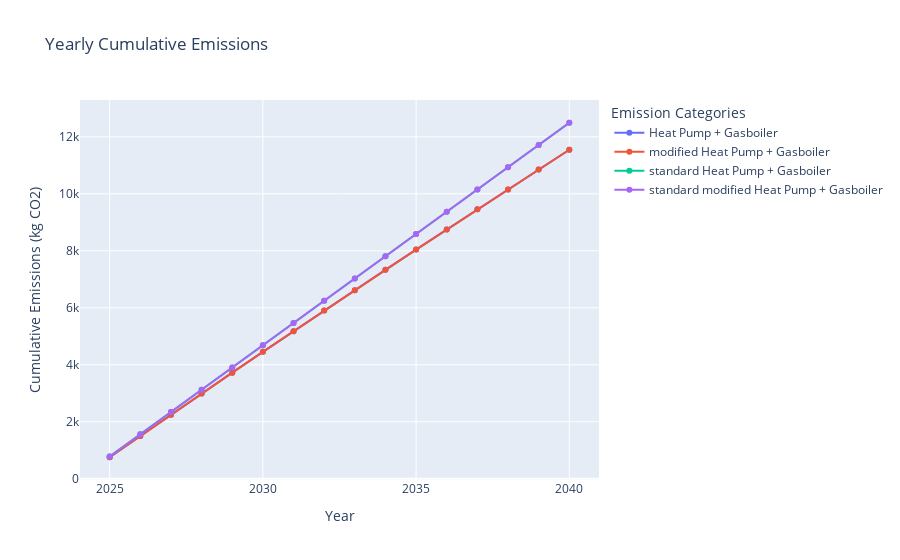

The cell this chart's notebook holds for it:
### Code cell
testcase = df[df.epc_ind<=100].sort_values(by = 'tco', ascending = True).drop_duplicates(subset = 'name', keep = 'first')
testcase = testcase[testcase.name == 'type_0']
fig = go.Figure()
for heating_system in testcase.heating_system.unique():
    for dhw_system in testcase.dhw_system.unique():
        tmp = testcase[(testcase.heating_system == heating_system) & (testcase.dhw_system == dhw_system)]
        years = np.arange(2025, 2025 + len(y_fit_central[5:]))
        total_co2_cumulative = tmp['total_co2'].values * np.array([1 for i in range(16)]).cumsum()
        modified_total_co2_cumulative = tmp['total_co2_modified'].values * np.array([1 for i in range(16)]).cumsum()
        new_emissions_cumulative = tmp[[f'emissions_{year + 2025}' for year in range(len(y_fit_central[5:]))]].cumsum(axis=1)
        modified_new_emissions_cumulative = tmp[[f'modified_emissions_{year + 2025}' for year in range(len(y_fit_central[5:]))]].cumsum(axis=1)
        #new_emissions_cumulative = tmp[[f'emissions_{year + 2025}' for year in range(len(y_fit_central[5:]))]]
        # Create the Plotly scatter plot


        # Add total_co2 cumulative emissions
        # fig.add_trace(go.Scatter(
        #     x=years,
        #     y=total_co2_cumulative,
        #     mode='lines+markers',
        #     name='Total CO2 (Original)'
        # ))
        fig.add_trace(go.Scatter(
            x=years,
            y=new_emissions_cumulative.values[0],
            mode='lines+markers',
            name=f'{heating_system} + {dhw_system}'
        ))
        fig.add_trace(go.Scatter(
            x=years,
            y=modified_new_emissions_cumulative.values[0],
            mode='lines+markers',
            name=f'modified {heating_system} + {dhw_system}'
        ))
        fig.add_trace(go.Scatter(
            x=years,
            y=total_co2_cumulative,
            mode='lines+markers',
            name=f'standard {heating_system} + {dhw_system}'
        ))
        fig.add_trace(go.Scatter(
            x=years,
            y=modified_total_co2_cumulative,
            mode='lines+markers',
            name=f'standard modified {heating_system} + {dhw_system}'
        ))
        
# # Add newly calculated cumulative emissions
# tmp = testcase[testcase.heating_system == 'Heat Pump']
# years = np.arange(2025, 2025 + len(y_fit_central[5:]))
# #total_co2_cumulative = tmp['total_co2'].values * np.array([1 for i in range(16)]).cumsum()
# new_emissions_cumulative = tmp[[f'emissions_{year + 2025}' for year in range(len(y_fit_central[5:]))]].cumsum(axis=1)
# for i in range(new_emissions_cumulative.shape[0]):
#     fig.add_trace(go.Scatter(
#         x=years,
#         y=new_emissions_cumulative.iloc[i],
#         mode='lines+markers',
#         name=f'{tmp.heating_system.values}'
#     ))

# Update layout
fig.update_layout(
    title='Yearly Cumulative Emissions',
    xaxis_title='Year',
    yaxis_title='Cumulative Emissions (kg CO2)',
    legend_title='Emission Categories'
)

# Show the plot
fig.show()

### Figure 1 — Plotly figure (JSON) as saved in the notebook; plotly's stock layout.template omitted (floating-point values rounded to 4 significant figures)
{"data": [{"mode": "lines+markers", "name": "Heat Pump + Gasboiler", "type": "scatter", "x": [2025, 2026, 2027, 2028, 2029, 2030, 2031, 2032, 2033, 2034, 2035, 2036, 2037, 2038, 2039, 2040], "y": [755.2, 1505.0, 2249.0, 2989.0, 3724.0, 4454.0, 5180.0, 5901.0, 6619.0, 7333.0, 8043.0, 8750.0, 9454.0, 10150.0, 10850.0, 11550.0]}, {"mode": "lines+markers", "name": "modified Heat Pump + Gasboiler", "type": "scatter", "x": [2025, 2026, 2027, 2028, 2029, 2030, 2031, 2032, 2033, 2034, 2035, 2036, 2037, 2038, 2039, 2040], "y": [755.2, 1505.0, 2249.0, 2989.0, 3724.0, 4454.0, 5180.0, 5901.0, 6619.0, 7333.0, 8043.0, 8750.0, 9454.0, 10150.0, 10850.0, 11550.0]}, {"mode": "lines+markers", "name": "standard Heat Pump + Gasboiler", "type": "scatter", "x": [2025, 2026, 2027, 2028, 2029, 2030, 2031, 2032, 2033, 2034, 2035, 2036, 2037, 2038, 2039, 2040], "y": [780.9, 1562.0, 2343.0, 3124.0, 3904.0, 4685.0, 5466.0, 6247.0, 7028.0, 7809.0, 8590.0, 9371.0, 10150.0, 10930.0, 11710.0, 12490.0]}, {"mode": "lines+markers", "name": "standard modified Heat Pump + Gasboiler", "type": "scatter", "x": [2025, 2026, 2027, 2028, 2029, 2030, 2031, 2032, 2033, 2034, 2035, 2036, 2037, 2038, 2039, 2040], "y": [780.9, 1562.0, 2343.0, 3124.0, 3904.0, 4685.0, 5466.0, 6247.0, 7028.0, 7809.0, 8590.0, 9371.0, 10150.0, 10930.0, 11710.0, 12490.0]}], "layout": {"legend": {"title": {"text": "Emission Categories"}}, "title": {"text": "Yearly Cumulative Emissions"}, "xaxis": {"title": {"text": "Year"}}, "yaxis": {"title": {"text": "Cumulative Emissions (kg CO2)"}}}}
